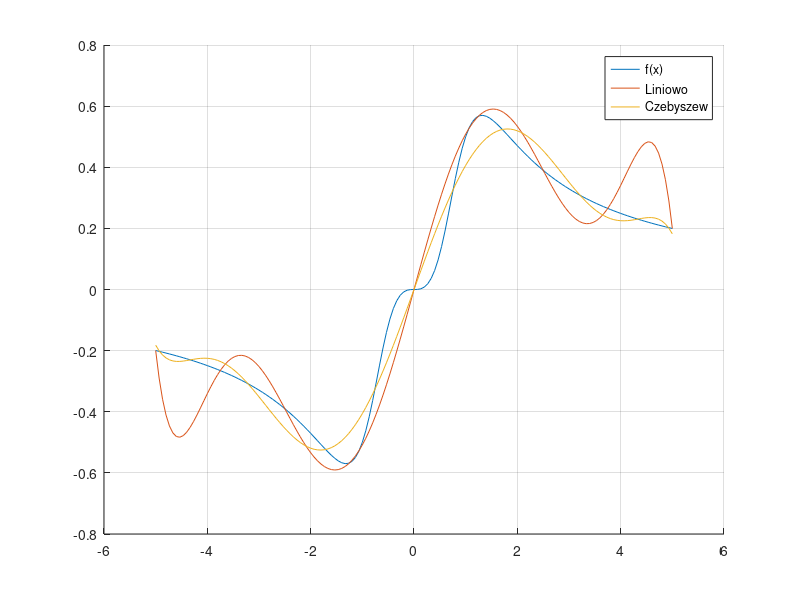

This chart was generated by the following MATLAB code:
% Lab 5, 2018-05-04
oldFolder = cd('2018-05-04'); % Zmieniamy folder roboczy na ten dotyczący zajęć. Dzięki temu możemy ładować funkcje z plików.

% INTERPOLACJA WIELOMIANOWA - BŁĄD PRZYBLIŻENIA
% Przybliżenie wielomianowe nie jest doskonałe i pojawiają się błędy.
% Mamy 7 punktów: (-10,3), (-2,3), (1,1), (2,7), (5,3), (7,3), (20,3).
% Chcemy wskazać wielomian stopnia 6, który przez nie przechodzi.

X = [-10, -2 ,1, 2, 5, 7, 20];
Y = [3, 3, 1, 7, 3, 3, 3];

% Wykres funkcji przypomina uderzenie serca, z minimum równym 1 i
% maksimum równym 7 (spójrz na wykres-funkcji.pdf)
% plot(X, Y);

A = polyfit(X, Y, 6);

X1 = linspace(-10, 20, 257);
Y1 = polyval(A, X1);

% Wykres przybliżenia kompletnie nie przypomina początkowej funkcji,
% w pewnych miejscach maksimum grubo przekracza 100 kiedy max funkcji
% to 7 (spójrz na wykres-przyblizenia.pdf)
% plot(X1, Y1);

% Przy przybliżaniu funkcji, gdzie węzły są rozmieszczone równomiernie,
% efekt nie jest zadowalający, może się nawet pogarszać. Szczególnie
% źle wyglądają wybuchające końce przybliżanego przedziału. Nazywa się
% to efektem Rungego (https://pl.wikipedia.org/wiki/Efekt_Rungego).

% WĘZŁY CZEBYSZEWA
% Możemy brać wartości funkcji w innych, nierównomiernie rozstawionych
% punktach. Jeśli za X przyjmiemy miejsca zerowe wielomianu Czebyszewa
% (nazywane węzłami Czebyszewa), to dostaniemy optymalne przybliżenie.

% Dla odcinka [-1, 1] i wielomianu stopnia n mamy:
% x_k* = -cos((k - 1/2)/(n + 1) * pi), dla k=1..n+1
% Dla dowolnego odcinka domkniętego [a, b]:
% x_k = (a+b)/2 + x_k* * (b-a)/2

% PRZYKŁAD - PORÓWNANIE BŁĘDÓW PRZYBLIŻEŃ
f = @(t) t.^3 ./ (1+t.^4);

a = -5; b = 5;
n = 8; % stopień wielomianu
X = [1 : (n+1)];
X_lin = linspace(a, b, n+1);
X_test = linspace(a, b, 151);

% Rzeczywiste wartości
Y = f(X_lin)
Y_test = f(X_test);

% Przybliżenie węzłami liniowymi
A_lin = polyfit(X_lin, Y, n);
Y_lin = polyval(A_lin, X_test); 

% Przybliżenie węzłami Czebyszewa
% Funkcja czeb(k) wylicza k-ty węzeł Czebyszewa na [-1,1]
czeb = @(k) -cos((k - (1/2))/(n+1) * pi);
X_czeb = (a+b)/2 + (b-a)/2 * czeb(X);
Y_czeb = f(X_czeb);
A_czeb = polyfit(X_czeb, Y_czeb, n);
Y_czeb = polyval(A_czeb, X_test);

% Błędy
err_Y_lin = norm(Y_lin - Y_test, inf)
err_Y_czeb = norm(Y_czeb - Y_test, inf)

% Wykres
hold on
grid on
plot(X_test, Y_test); % Dokładna wartość
plot(X_test, Y_lin); % Przybliżenie (liniowo)
plot(X_test, Y_czeb); % Przybliżenie (Czebyszew)
legend("f(x)", "Liniowo", "Czebyszew")
hold off

cd(oldFolder); % Wracamy do głównego folderu.